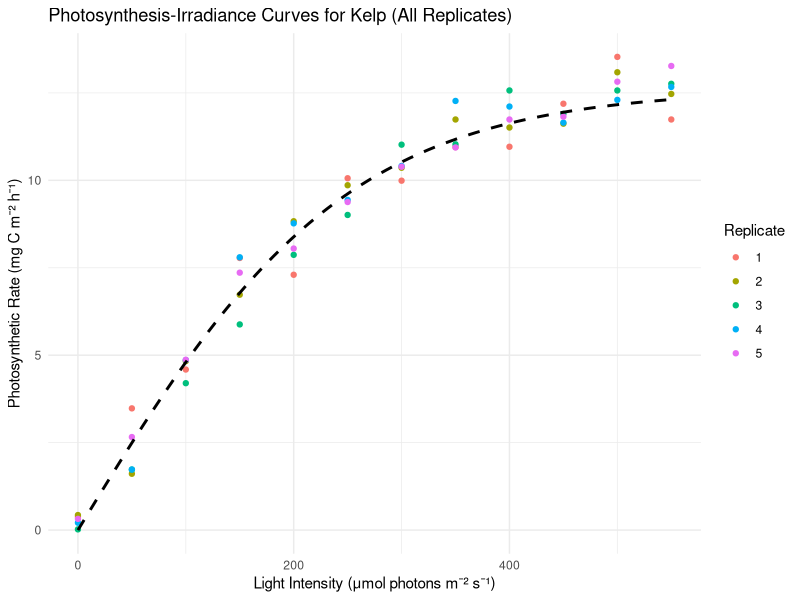
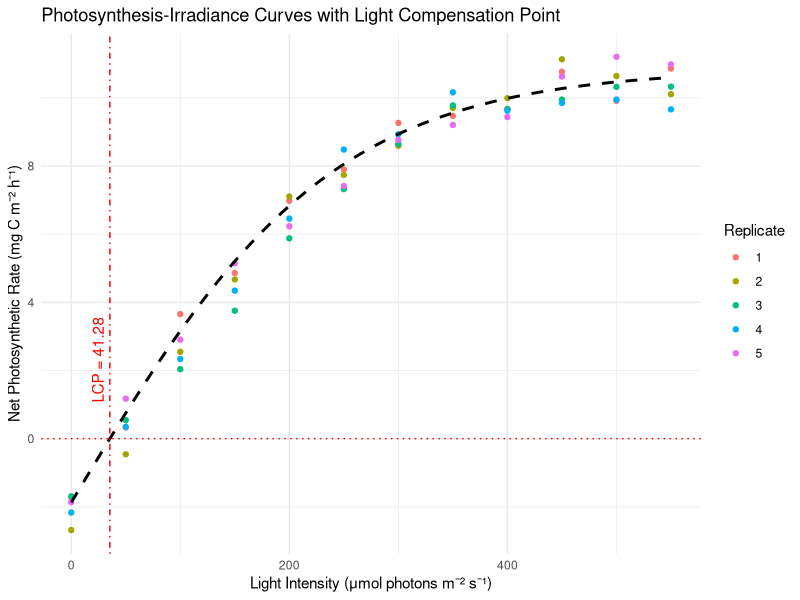
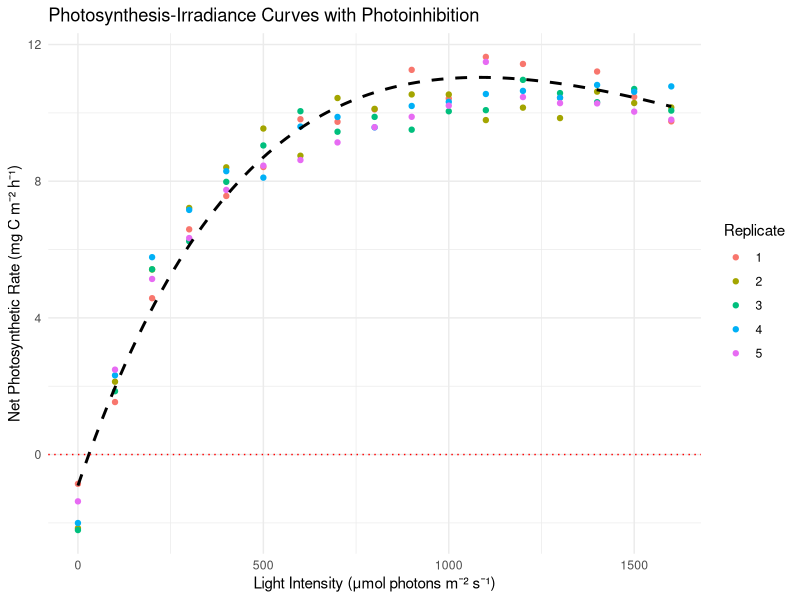

Recreate these plots in R, in order.
## ---- chunk 1
#| echo: false
#| messages: false
#| warning: false

# Load necessary libraries
library(minpack.lm) # For non-linear least squares fitting
library(ggplot2) # For plotting
library(knitr)

# Set seed for reproducibility
set.seed(666)

# Define parameters based on typical kelp conditions
Pmax_true <- 13 # True maximum photosynthetic rate (e.g., mg C m^-2 h^-1)
alpha_true <- 0.05 # True initial slope (photosynthetic efficiency)

# Light intensities typically encountered by kelp (μmol photons m^-2 s^-1)
light_intensities <- seq(0, 550, by = 50)

# Number of replicates
n_replicates <- 5

# Generate data for each replicate
data_list <- lapply(1:n_replicates, function(rep) {
  # Simulate true photosynthetic rates using the hyperbolic tangent model
  P_true <- Pmax_true * tanh(alpha_true * light_intensities / Pmax_true)

  # Add random noise to simulate experimental variability
  noise <- rnorm(length(P_true), mean = 0, sd = 0.5) # Adjust sd for noise level
  P_observed <- round(P_true + noise, 2)

  # Create a data frame for the replicate
  data.frame(
    Replicate = rep,
    Light = light_intensities,
    Photosynthesis = P_observed
  )
})

# Combine all replicates into one data frame
data_all <- do.call(rbind, data_list)

# View 9 randomly selected rows from the data
random_rows <- data_all[sample(nrow(data_all), 9), ]

kable(
  random_rows,
  format = "markdown",
  digits = 2,
  col.names = c(
    "Replicate",
    "Light (μmol photons m⁻² s⁻¹)",
    "Photosynthesis (mg C m⁻² h⁻¹)"
  )
)
## ---- chunk 2
#| echo: false
#| messages: false
#| warning: false

# Fit the hyperbolic tangent model to each replicate
fit_results <- lapply(1:n_replicates, function(rep) {
  # Subset data for the replicate
  data_rep <- subset(data_all, Replicate == rep)

  # Define the model function
  model_formula <- Photosynthesis ~ Pmax * tanh(alpha * Light / Pmax)

  # Provide initial parameter estimates
  start_params <- list(Pmax = 10, alpha = 0.03)

  # Fit the model using non-linear least squares
  fit <- nlsLM(
    formula = model_formula,
    data = data_rep,
    start = start_params,
    control = nls.lm.control(maxiter = 1000)
  )

  # Return the fit object
  return(fit)
})
## ---- chunk 3
#| echo: false
#| messages: false
#| warning: false
#| results: hide

# Summarise fit results for each replicate
for (i in 1:n_replicates) {
  cat("\n--- Replicate", i, "Fit Summary ---\n")
  print(summary(fit_results[[i]]))
}
## ---- chunk 4
#| echo: false
#| messages: false
#| warning: false
#| fig.cap: "Nonlinear regression Jassby and Platt (1976) model fitted to simulated P-I data for a hypothetical kelp."

# Plot the data and fitted curves for all replicates
ggplot(
  data_all,
  aes(x = Light, y = Photosynthesis, color = factor(Replicate))
) +
  geom_point() +
  stat_function(
    fun = function(x) {
      coef(fit_results[[1]])['Pmax'] *
        tanh(
          coef(fit_results[[1]])['alpha'] *
            x /
            coef(fit_results[[1]])['Pmax']
        )
    },
    color = "black",
    size = 1,
    linetype = "dashed"
  ) +
  labs(
    title = "Photosynthesis-Irradiance Curves for Kelp (All Replicates)",
    x = "Light Intensity (μmol photons m⁻² s⁻¹)",
    y = "Photosynthetic Rate (mg C m⁻² h⁻¹)",
    color = "Replicate"
  ) +
  theme_minimal()
## ---- chunk 5
#| echo: false
#| messages: false
#| warning: false

# Set seed for reproducibility
set.seed(13)

# Define parameters based on typical kelp conditions
Pmax_true <- 13 # True maximum photosynthetic rate (e.g., mg C m^-2 h^-1)
alpha_true <- 0.05 # True initial slope (photosynthetic efficiency)
R_true <- 2 # True respiration rate (mg C m^-2 h^-1)

# Light intensities including finer increments around expected LCP
light_intensities <- seq(0, 550, by = 50)

# Number of replicates
n_replicates <- 5

# Generate data for each replicate
data_list <- lapply(1:n_replicates, function(rep) {
  # Simulate true net photosynthetic rates using the modified hyperbolic tangent model
  P_true <- Pmax_true *
    tanh(alpha_true * light_intensities / Pmax_true) -
    R_true

  # Add random noise to simulate experimental variability
  noise <- rnorm(length(P_true), mean = 0, sd = 0.5) # Adjust sd for noise level
  P_observed <- P_true + noise

  # Create a data frame for the replicate
  data.frame(
    Replicate = rep,
    Light = light_intensities,
    Photosynthesis = P_observed
  )
})

# Combine all replicates into one data frame
data_all <- do.call(rbind, data_list)

# View 9 randomly selected rows from the data
random_rows <- data_all[sample(nrow(data_all), 9), ]

# Display the random rows in a nicely formatted table using kable
kable(
  random_rows,
  format = "markdown",
  digits = 2,
  col.names = c(
    "Replicate",
    "Light (μmol photons m⁻² s⁻¹)",
    "Photosynthesis (mg C m⁻² h⁻¹)"
  )
)
## ---- chunk 6
#| echo: false
#| messages: false
#| warning: false

# Fit the modified hyperbolic tangent model to each replicate and estimate LCP
fit_results2 <- lapply(1:n_replicates, function(rep) {
  # Subset data for the replicate
  data_rep <- subset(data_all, Replicate == rep)

  # Define the modified model function including respiration
  model_formula <- Photosynthesis ~ Pmax * tanh(alpha * Light / Pmax) - R

  # Provide initial parameter estimates
  start_params <- list(Pmax = 10, alpha = 0.03, R = 1)

  # Fit the model using non-linear least squares
  fit <- nlsLM(
    formula = model_formula,
    data = data_rep,
    start = start_params,
    lower = c(0, 0, 0), # Parameters should be non-negative
    control = nls.lm.control(maxiter = 1000)
  )

  # Estimate the Light Compensation Point (LCP)
  # Solve for I when Photosynthesis = 0
  coef_fit <- coef(fit)
  Pmax_fit <- coef_fit['Pmax']
  alpha_fit <- coef_fit['alpha']
  R_fit <- coef_fit['R']

  # Define the function to find the root (Photosynthesis = 0)
  lcp_function <- function(I) Pmax_fit * tanh(alpha_fit * I / Pmax_fit) - R_fit

  # Use uniroot to find the LCP
  LCP <- uniroot(lcp_function, interval = c(0, 200))$root

  # Add LCP to the fit object
  fit$LCP <- LCP

  # Return the fit object
  return(fit)
})
## ---- chunk 7
#| echo: false
#| messages: false
#| warning: false
#| results: hide

# Summarise fit results for each replicate
for (i in 1:n_replicates) {
  cat("\n--- Replicate", i, "Fit Summary ---\n")
  fit <- fit_results2[[i]]
  print(summary(fit))
  cat(sprintf(
    "Estimated Light Compensation Point (LCP): %.2f μmol photons m⁻² s⁻¹\n",
    fit$LCP
  ))
}
## ---- chunk 8
#| echo: false
#| messages: false
#| warning: false
#| fig.cap: "Nonlinear regression Jassby and Platt (1976) model fitted to simulated P-I data for a hypothetical kelp. This model includes the effect of the light compensation point."

# Plot the data, fitted curves, and LCP for all replicates
ggplot(
  data_all,
  aes(x = Light, y = Photosynthesis, color = factor(Replicate))
) +
  geom_point() +
  stat_function(
    fun = function(x) {
      Pmax <- coef(fit_results2[[1]])['Pmax']
      alpha <- coef(fit_results2[[1]])['alpha']
      R <- coef(fit_results2[[1]])['R']
      Pmax * tanh(alpha * x / Pmax) - R
    },
    color = "black",
    size = 1,
    linetype = "dashed"
  ) +
  geom_vline(
    xintercept = fit_results2[[1]]$LCP,
    color = "red",
    linetype = "dotdash",
    show.legend = TRUE
  ) +
  geom_hline(yintercept = 0, color = "red", linetype = "dotted") +
  labs(
    title = "Photosynthesis-Irradiance Curves with Light Compensation Point",
    x = "Light Intensity (μmol photons m⁻² s⁻¹)",
    y = "Net Photosynthetic Rate (mg C m⁻² h⁻¹)",
    color = "Replicate"
  ) +
  annotate(
    "text",
    x = fit_results2[[1]]$LCP,
    y = min(data_all$Photosynthesis) + 5,
    label = paste0(
      "LCP = ",
      round(mean(sapply(fit_results2, function(fit) fit$LCP)), 2)
    ),
    angle = 90,
    vjust = -0.5,
    color = "red"
  ) +
  theme_minimal()
## ---- chunk 9
#| echo: false
#| messages: false
#| warning: false

set.seed(7)

# Define parameters based on typical kelp conditions
Pmax_true <- 13 # True maximum photosynthetic rate (e.g., mg C m^-2 h^-1)
alpha_true <- 0.05 # True initial slope (photosynthetic efficiency)
beta_true <- 0.0005 # True photoinhibition parameter
R_true <- 2 # True respiration rate (mg C m^-2 h^-1)

# Light intensities ranging to capture photoinhibition effects (μmol photons m^-2 s^-1)
light_intensities <- seq(0, 1600, by = 100)

# Number of replicates
n_replicates <- 5

# Generate data for each replicate
data_list <- lapply(1:n_replicates, function(rep) {
  # Simulate true net photosynthetic rates using the Platt et al. model
  P_true <- Pmax_true *
    (1 - exp(-alpha_true * light_intensities / Pmax_true)) *
    exp(-beta_true * light_intensities / Pmax_true) -
    R_true

  # Add random noise to simulate experimental variability
  noise <- rnorm(length(P_true), mean = 0, sd = 0.5) # Adjust sd for noise level
  P_observed <- P_true + noise

  # Create a data frame for the replicate
  data.frame(
    Replicate = rep,
    Light = light_intensities,
    Photosynthesis = P_observed
  )
})

# Combine all replicates into one data frame
data_all <- do.call(rbind, data_list)

# View 9 randomly selected rows from the data
random_rows <- data_all[sample(nrow(data_all), 9), ]

# Display the random rows in a nicely formatted table using kable
kable(
  random_rows,
  format = "markdown",
  digits = 2,
  col.names = c(
    "Replicate",
    "Light (μmol photons m⁻² s⁻¹)",
    "Photosynthesis (mg C m⁻² h⁻¹)"
  )
)
## ---- chunk 10
#| echo: false
#| messages: false
#| warning: false

# Fit the Platt et al. model to each replicate
fit_results <- lapply(1:n_replicates, function(rep) {
  # Subset data for the replicate
  data_rep <- subset(data_all, Replicate == rep)

  # Define the model function including respiration
  model_formula <- Photosynthesis ~
    Pmax * (1 - exp(-alpha * Light / Pmax)) * exp(-beta * Light / Pmax) - R

  # Provide initial parameter estimates
  start_params <- list(Pmax = 10, alpha = 0.03, beta = 0.0001, R = 1)

  # Fit the model using non-linear least squares
  fit <- nlsLM(
    formula = model_formula,
    data = data_rep,
    start = start_params,
    lower = c(0, 0, 0, 0), # Parameters should be non-negative
    control = nls.lm.control(maxiter = 1000)
  )

  # Return the fit object
  return(fit)
})
## ---- chunk 11
#| echo: false
#| messages: false
#| warning: false
#| results: hide

# Summarise fit results for each replicate
for (i in 1:n_replicates) {
  cat("\n--- Replicate", i, "Fit Summary ---\n")
  fit <- fit_results[[i]]
  print(summary(fit))
}
## ---- chunk 12
#| echo: false
#| messages: false
#| warning: false
#| fig.cap: "Nonlinear regression Platt et al. (1980) model fitted to simulated P-I data for a hypothetical kelp. This model includes the effect of photoinhibition."

# Plot the data and fitted curves for all replicates
ggplot(
  data_all,
  aes(x = Light, y = Photosynthesis, color = factor(Replicate))
) +
  geom_point() +
  stat_function(
    fun = function(x) {
      Pmax <- coef(fit_results[[1]])['Pmax']
      alpha <- coef(fit_results[[1]])['alpha']
      beta <- coef(fit_results[[1]])['beta']
      R <- coef(fit_results[[1]])['R']
      Pmax * (1 - exp(-alpha * x / Pmax)) * exp(-beta * x / Pmax) - R
    },
    color = "black",
    size = 1,
    linetype = "dashed"
  ) +
  geom_hline(yintercept = 0, color = "red", linetype = "dotted") +
  labs(
    title = "Photosynthesis-Irradiance Curves with Photoinhibition",
    x = "Light Intensity (μmol photons m⁻² s⁻¹)",
    y = "Net Photosynthetic Rate (mg C m⁻² h⁻¹)",
    color = "Replicate"
  ) +
  theme_minimal()
